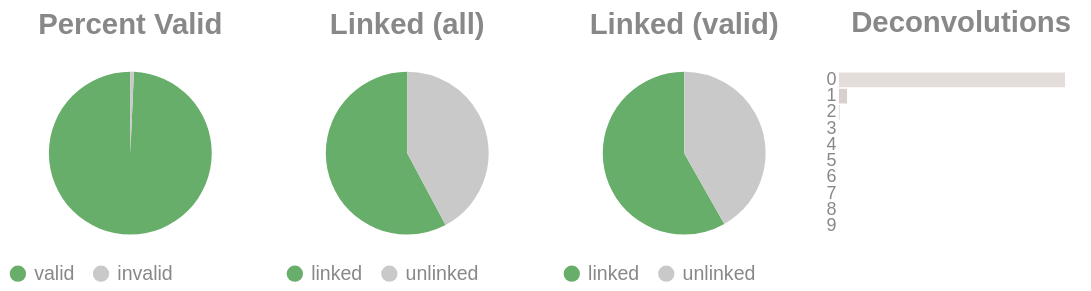

The notebook cell saved with this chart:
### Code cell
if SKIPLR:
    pass
else:
    clash = Counter()
    for i in valids['molecule'].to_list():
        _mol = i.split("-")
        if len(_mol) == 1:
            clash.update('0')
        else:
            clash.update(_mol[-1])

    _d = {"deconvolutions": [], 'count': []}
    for k,v in clash.items():
        _d['deconvolutions'].append(k)
        _d['count'].append(v)

    tot_valid = valids['reads'].sum()
    mask = valids['reads'] >= 2
    n_linked_reads = valids.filter(mask)['reads'].sum()
    if n_linked_reads == 0:
        print_html("No linked molecules (>=2 reads) were detected; skipping linked-only distributions.")
        SKIPLR = True
    else:
        perc_valid = round(tot_valid / n_reads, 4)
        linked_perc_abs = round(n_linked_reads / n_reads, 4)
        linked_perc = round(n_linked_reads / tot_valid, 4)

    _valid = pl.DataFrame({"valids": ['valid', 'invalid'], "count": [tot_valid, n_reads - tot_valid]})
    _linked_abs = pl.DataFrame({"linked (absolute)": ['linked', 'unlinked'], "count": [n_linked_reads, n_reads - n_linked_reads]})
    _linked_rel = pl.DataFrame({"linked (valids)": ['linked', 'unlinked'], "count": [n_linked_reads, tot_valid - n_linked_reads]})

    (
        alt.hconcat(
            piechart(_valid, goodval = 'valid', title = "Percent Valid"),
            piechart(_linked_abs, goodval = "linked", title =  "Linked (all)"),
            piechart(_linked_rel, goodval = "linked", title =  "Linked (valid)"),
            convolutionbar(pl.DataFrame(_d), title = "Deconvolutions"),
            center = True,
            bounds = 'flush'
        )
        .resolve_scale(color='independent')
        .resolve_legend('independent')
        .properties(usermeta={'embedOptions': {"actions": False}})
    ).display()

### Figure 1 — Vega-Lite specification as saved in the notebook (floating-point values rounded to 4 significant figures)
{"width": "container", "height": 400, "config": {"title": {"anchor": "start", "dy": -15, "fontSize": 18, "color": "#888888", "subtitleColor": "#888888", "subtitleFontSize": 14}, "arc": {"fill": "#0072B2"}, "axis": {"domainColor": "#888888", "domainWidth": 0.5, "gridWidth": 0.2, "grid": false, "titleFontWeight": 400, "titleFontSize": 15, "labelFontSize": 11, "labelColor": "#888888", "tickColor": "#888888", "tickWidth": 0.2, "titleColor": "#888888"}, "axisBand": {"grid": false}, "axisX": {"grid": true, "tickSize": 10, "domainCap": "round"}, "axisY": {"domain": false, "grid": true, "tickSize": 0, "domainCap": "round"}, "background": "transparent", "header": {"labelFontSize": 15, "labelColor": "#888888", "titleFontSize": 15, "titleFontWeight": 600, "titleColor": "#888888"}, "legend": {"labelFont": "sans-serif", "labelFontSize": 12, "labelColor": "#888888", "symbolSize": 100, "symbolType": "circle", "titleFontSize": 12, "titlePadding": 10, "titleColor": "#888888", "title": null}, "range": {"category": ["#E69F00", "#56B4E9", "#009E73", "#F0E442", "#0072B2", "#D55E00", "#CC79A7", "#000000"], "diverging": ["#cfe8f3", "#a2d4ec", "#73bfe2", "#46abdb", "#1696d2", "#12719e"]}, "area": {"fill": "#0072B2", "fillOpacity": 0.7, "line": true, "strokeOpacity": 0.7}, "line": {"color": "#0072B2", "stroke": "#0072B2", "strokeWidth": 2}, "trail": {"color": "#0072B2", "stroke": "#0072B2", "strokeWidth": 0, "size": 1}, "point": {"filled": true, "fillOpacity": 1.0, "size": 95}, "text": {"color": "#888888", "fontSize": 11, "align": "right", "fontWeight": 400, "size": 11}, "bar": {"fill": "#0072B2", "stroke": null}, "view": {"stroke": null, "continuousWidth": 660, "continuousHeight": 400}}, "hconcat": [{"data": {"name": "data-0bd112cd3f452f71d386b6e8d20e0c5f"}, "mark": {"type": "arc"}, "encoding": {"color": {"field": "valids", "legend": {"orient": "bottom", "title": null}, "scale": {"domain": ["valid", "invalid"], "range": ["#68ae6b", "#C9C9C9"]}, "title": "Valids", "type": "nominal"}, "theta": {"field": "count", "type": "quantitative"}, "tooltip": [{"field": "valids", "title": "Valids", "type": "ordinal"}, {"field": "percent", "format": ".2%", "title": "Percent", "type": "quantitative"}, {"field": "count", "title": "Count", "type": "quantitative"}]}, "height": 100, "title": {"text": "Percent Valid", "align": "center", "anchor": "middle"}, "transform": [{"calculate": "datum.count / 8772214", "as": "percent"}], "width": 150}, {"data": {"name": "data-82f3ed1c196e31d45de54384ee760674"}, "mark": {"type": "arc"}, "encoding": {"color": {"field": "linked (absolute)", "legend": {"orient": "bottom", "title": null}, "scale": {"domain": ["linked", "unlinked"], "range": ["#68ae6b", "#C9C9C9"]}, "title": "Linked (Absolute)", "type": "nominal"}, "theta": {"field": "count", "type": "quantitative"}, "tooltip": [{"field": "linked (absolute)", "title": "Linked (Absolute)", "type": "ordinal"}, {"field": "percent", "format": ".2%", "title": "Percent", "type": "quantitative"}, {"field": "count", "title": "Count", "type": "quantitative"}]}, "height": 100, "title": {"text": "Linked (all)", "align": "center", "anchor": "middle"}, "transform": [{"calculate": "datum.count / 8772214", "as": "percent"}], "width": 150}, {"data": {"name": "data-7db3a4cdcdc685880dabbced126593cd"}, "mark": {"type": "arc"}, "encoding": {"color": {"field": "linked (valids)", "legend": {"orient": "bottom", "title": null}, "scale": {"domain": ["linked", "unlinked"], "range": ["#68ae6b", "#C9C9C9"]}, "title": "Linked (Valids)", "type": "nominal"}, "theta": {"field": "count", "type": "quantitative"}, "tooltip": [{"field": "linked (valids)", "title": "Linked (Valids)", "type": "ordinal"}, {"field": "percent", "format": ".2%", "title": "Percent", "type": "quantitative"}, {"field": "count", "title": "Count", "type": "quantitative"}]}, "height": 100, "title": {"text": "Linked (valid)", "align": "center", "anchor": "middle"}, "transform": [{"calculate": "datum.count / 8710216", "as": "percent"}], "width": 150}, {"data": {"name": "data-ed6fe08190ae5b9082356ac75d5e7b02"}, "mark": {"type": "bar"}, "encoding": {"color": {"field": "deconvolutions", "legend": null, "scale": {"scheme": "lightgreyred"}, "type": "nominal"}, "tooltip": [{"field": "deconvolutions", "title": "Deconvolutions", "type": "ordinal"}, {"field": "percent", "format": ".2%", "title": "Percent", "type": "quantitative"}, {"field": "count", "title": "Count", "type": "quantitative"}], "x": {"axis": null, "field": "count", "type": "quantitative"}, "y": {"field": "deconvolutions", "sort": "ascending", "title": null, "type": "nominal"}}, "height": 100, "title": {"text": "Deconvolutions", "align": "center", "anchor": "middle"}, "transform": [{"calculate": "datum.count / 5285872", "as": "percent"}], "width": 150}], "bounds": "flush", "center": true, "resolve": {"legend": {"angle": "independent"}, "scale": {"color": "independent"}}, "usermeta": {"embedOptions": {"actions": false}}, "$schema": "https://vega.github.io/schema/vega-lite/v6.1.0.json", "datasets": {"data-0bd112cd3f452f71d386b6e8d20e0c5f": [{"valids": "valid", "count": 8710216}, {"valids": "invalid", "count": 61998}], "data-82f3ed1c196e31d45de54384ee760674": [{"linked (absolute)": "linked", "count": 5069612}, {"linked (absolute)": "unlinked", "count": 3702602}], "data-7db3a4cdcdc685880dabbced126593cd": [{"linked (valids)": "linked", "count": 5069612}, {"linked (valids)": "unlinked", "count": 3640604}], "data-ed6fe08190ae5b9082356ac75d5e7b02": [{"deconvolutions": "0", "count": 5088494}, {"deconvolutions": "1", "count": 182541}, {"deconvolutions": "2", "count": 12905}, {"deconvolutions": "3", "count": 1545}, {"deconvolutions": "4", "count": 278}, {"deconvolutions": "5", "count": 75}, {"deconvolutions": "6", "count": 25}, {"deconvolutions": "7", "count": 5}, {"deconvolutions": "8", "count": 3}, {"deconvolutions": "9", "count": 1}]}}
